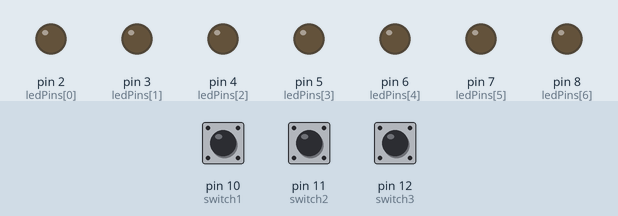
The sketch below on a simulated Arduino Uno, built for the host (arithmetic inside an expression is 32-bit, double 64-bit). Shown: output pins drawn as LEDs (lit = HIGH). The inputs (shaded band) are chosen by the test bench; at power-on: pin 10 (switch1) LOW, pin 11 (switch2) LOW, pin 12 (switch3) LOW. What the sketch prints to the serial monitor is not drawn.

Above: at 1.2 s.
1.3 s: pin 10 (switch1) pulled HIGH for 0.15 s
At 1.37 s:
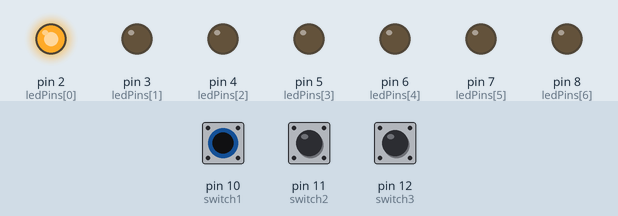
2.9 s: pin 11 (switch2) pulled HIGH for 0.15 s
At 2.97 s:
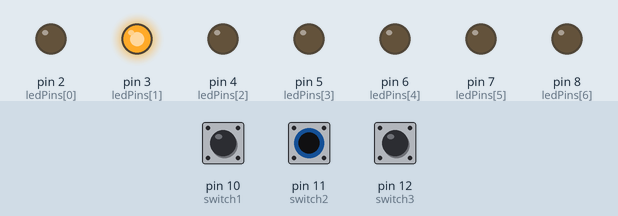
4.5 s: pin 12 (switch3) pulled HIGH for 0.15 s
At 4.57 s:
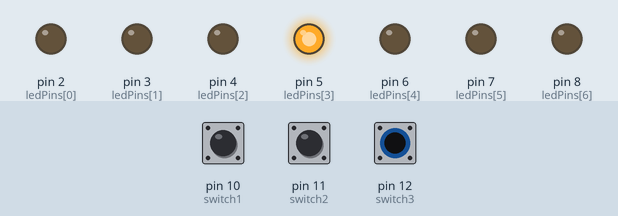
6.1 s: pin 12 (switch3) pulled HIGH for 3.2 s
At 9.9 s:
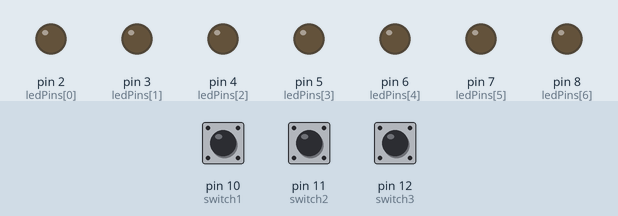
10.8 s: pin 10 (switch1) pulled HIGH for 3.2 s
At 12.2 s:
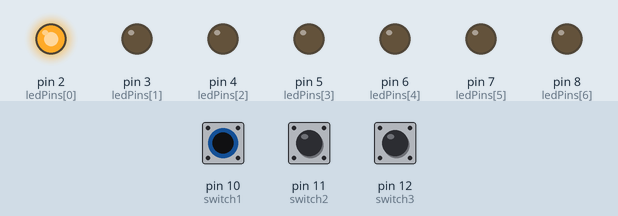
15.5 s: pin 10 (switch1) driven HIGH and pin 11 (switch2) driven HIGH
At 15.8 s:
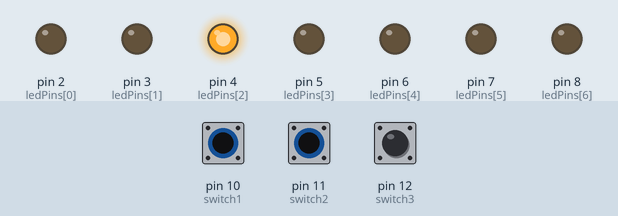
Timing chart, 0 to 18.0 s (numbered marks = the images above; inputs shaded):
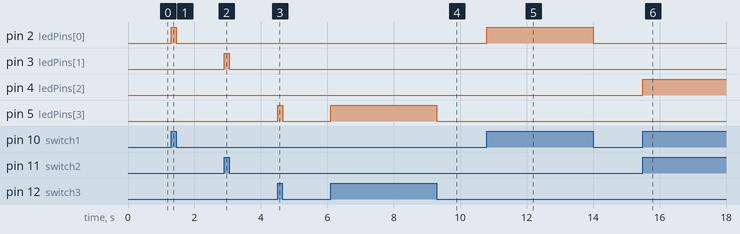

The sketch:

arduino_001.ino
```cpp
const int switch1 = 10;  // connect switch 1 to digital pin D10
const int switch2 = 11;  // connect switch 2 to digital pin D11
const int switch3 = 12;  // connect switch 3 to digital pin D12

const int ledPins[] = {2, 3, 4, 5, 6, 7, 8};  // connect LEDs to these digital pins

void setup() {
  Serial.begin(115200);

  for (int i = 0; i < 7; i++) {
    pinMode(ledPins[i], OUTPUT);
    digitalWrite(ledPins[i], LOW);  // initialize all LEDs to off
  }

  pinMode(switch1, INPUT_PULLDOWN);
  pinMode(switch2, INPUT_PULLDOWN);
  pinMode(switch2, INPUT_PULLDOWN);
}

void loop() {
  int binaryValue = 0;

  // Read the state of each switch and update the binary value
  binaryValue |= digitalRead(switch1) << 0;
  binaryValue |= digitalRead(switch2) << 1;
  binaryValue |= digitalRead(switch3) << 2;

  Serial.print(digitalRead(switch1));
  Serial.print(digitalRead(switch2));
  Serial.print(digitalRead(switch3));

  // Use the binary value to control the LEDs
  for (int i = 0; i < 7; i++) {
    //int bit = (binaryValue >> i) & 1;
    //Serial.print(ledPins[i]);
    //Serial.print(bit);
    if (i == binaryValue - 1)
      digitalWrite(ledPins[i], HIGH);
    else
      digitalWrite(ledPins[i], LOW);
  }

  Serial.println(binaryValue);
}
```

Measured:
- after the input at 1.3 s, pin 2 (ledPins[0]): LOW → HIGH at once, → LOW 0.15 s later
- after the input at 2.9 s, pin 3 (ledPins[1]): LOW → HIGH at once, → LOW 0.15 s later
- after the input at 4.5 s, pin 5 (ledPins[3]): LOW → HIGH at once, → LOW 0.15 s later
- after the input at 6.1 s, pin 5 (ledPins[3]): LOW → HIGH at once, → LOW 3.2 s later
- after the input at 10.8 s, pin 2 (ledPins[0]): LOW → HIGH at once, → LOW 3.2 s later
- after the input at 15.5 s, pin 4 (ledPins[2]): LOW → HIGH at once
